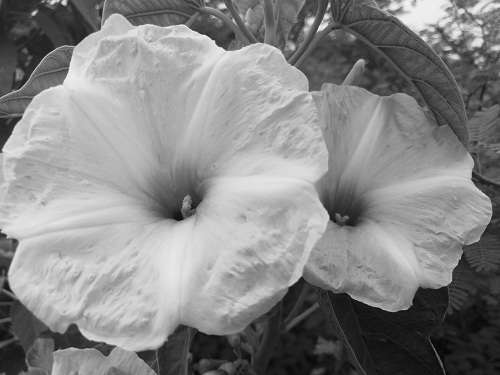
#> input picture grayscale-image.jpg, 500 x 375 px
$ python Errosion_Dilation.py
#> lines starting #> are read from the running program, lines starting #| are printed output that depends on the picture
"""
Md Tahmid Ahmed
mdtahmid9511@gmail.com
"""

import numpy as np
import cv2
import math

img= cv2.imread('grayscale-image.jpg', cv2.IMREAD_GRAYSCALE)
#> img is the input picture: shape (375, 500); min 0, max 255, mean 134.8


kernel = np.ones((7, 7), np.uint8)

#img_erosion = cv2.erode(img, kernel, iterations=3)
img_dilation = cv2.dilate(img, kernel, iterations=3)
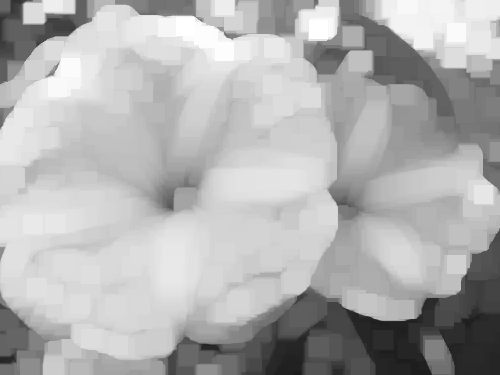
#> img_dilation: shape (375, 500); min 25, max 255, mean 176.8


cv2.imshow('input image', img)
#cv2.imshow('Erosion image', img_erosion)
cv2.imshow('Dilation image', img_dilation)

cv2.waitKey(0)
cv2.destroyAllWindows()
